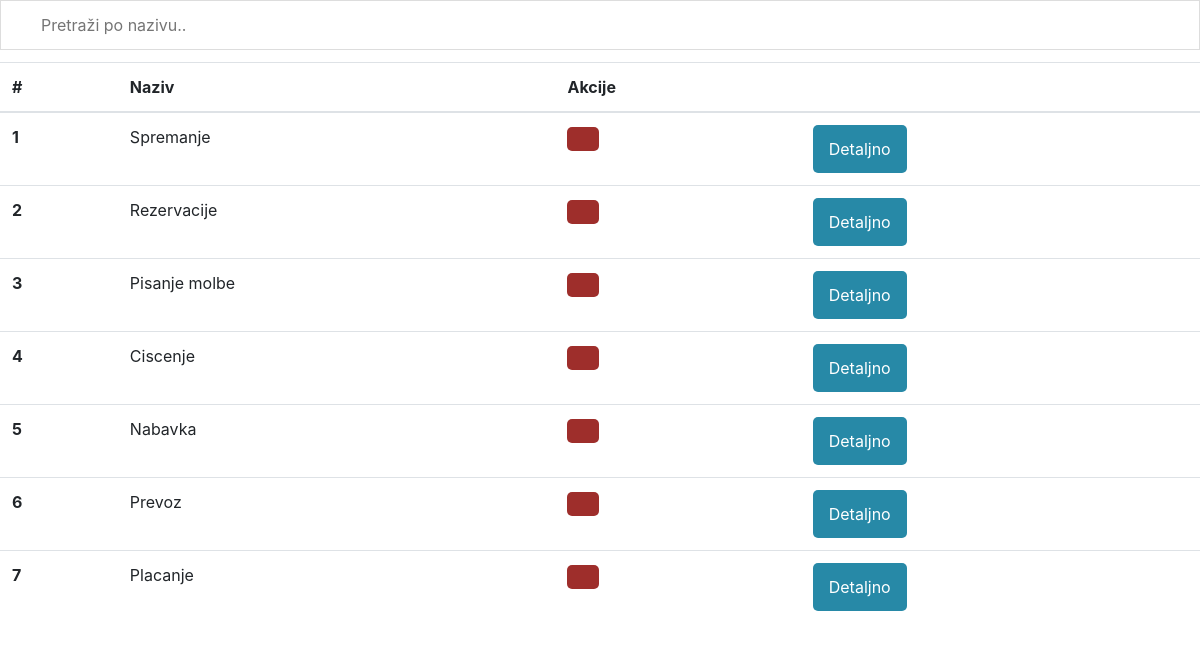
Before: /tableObligation.php with the older database file.
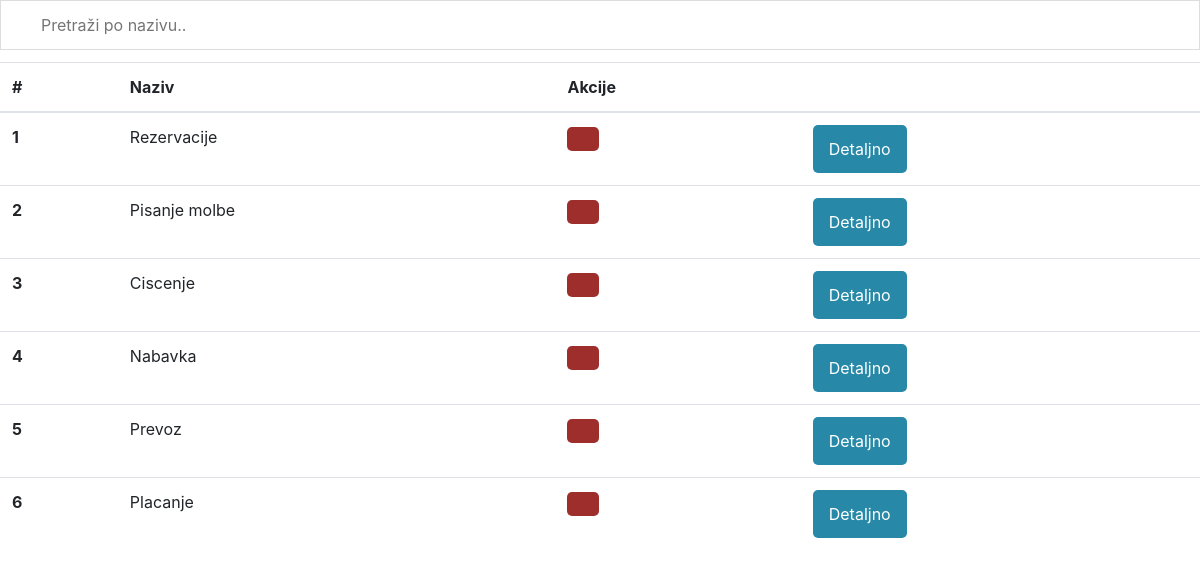
After: the same page with the newer database file.
### tables this page shows
CREATE TABLE `obligation` (
  `id` int(11) NOT NULL,
  `name` varchar(45) NOT NULL,
  `description` varchar(100) NOT NULL,
  `start_date` date NOT NULL,
  `end_date_time` datetime NOT NULL
);

### tableObligation.php (the view, shortened to what this page needs)
<!doctype html>
<html lang="en">
<head>
    <link rel="stylesheet" href="https://maxcdn.bootstrapcdn.com/bootstrap/4.4.1/css/bootstrap.min.css">
    <link rel="stylesheet" href="styles/table.css">
</head>
<body>
<?php
require "connection/connection.php";
$query = "SELECT * FROM `obligation`";
$result = mysqli_query($connection, $query);
$counter = 0
?>
<input type="text" id="myInput" onkeyup="myFunction()" placeholder="Pretraži po nazivu..">
<table class="table table-hover" id="myTable">
    <thead>
    <tr>
        <th scope="col">#</th>
        <th scope="col">Naziv</th>
        <th scope="col">Akcije</th>
        <th scope="col"></th>
    </tr>
    </thead>
    <tbody>
        <?php while($row = mysqli_fetch_assoc($result)){
            $counter++;
            ?>
            <tr>
                <th scope="row"><?= $counter ?></th>
                <td><?= $row['name'] ?></td>
                <td>
                    <a href="<?= 'deleteRow.php?id='.$row['id'].'&name=obligation'?>" class="btn" style="background: #9e2e2b;" >
                    </a>
                </td>
                <td>
                    <a href="<?='indexAdmin.php?name=viewObligation&obligationId='.$row['id']?>" class="btn">Detaljno</a>
                </td>
            </tr>
        <?php
        }
        ?>
    </tbody>
</table>
</body>
</html>

Changed rows visible on the page:
removed obligation: name "Spremanje"
